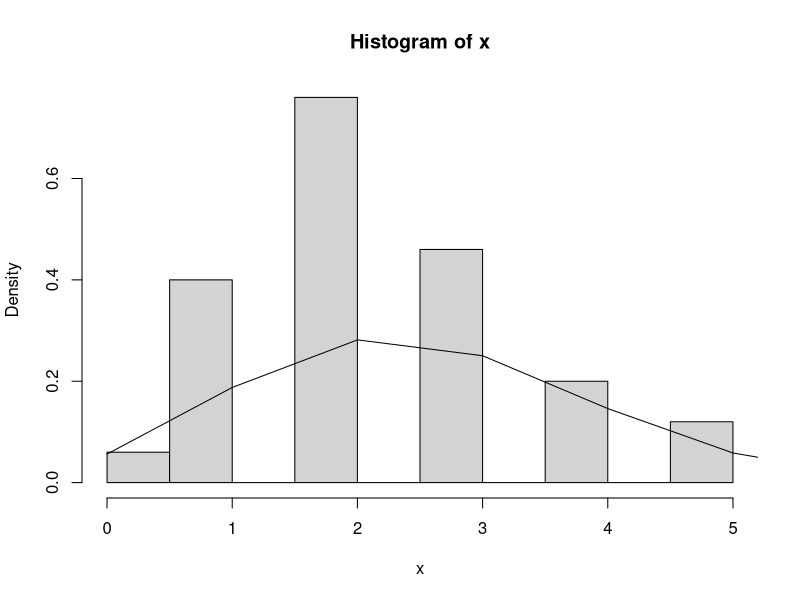
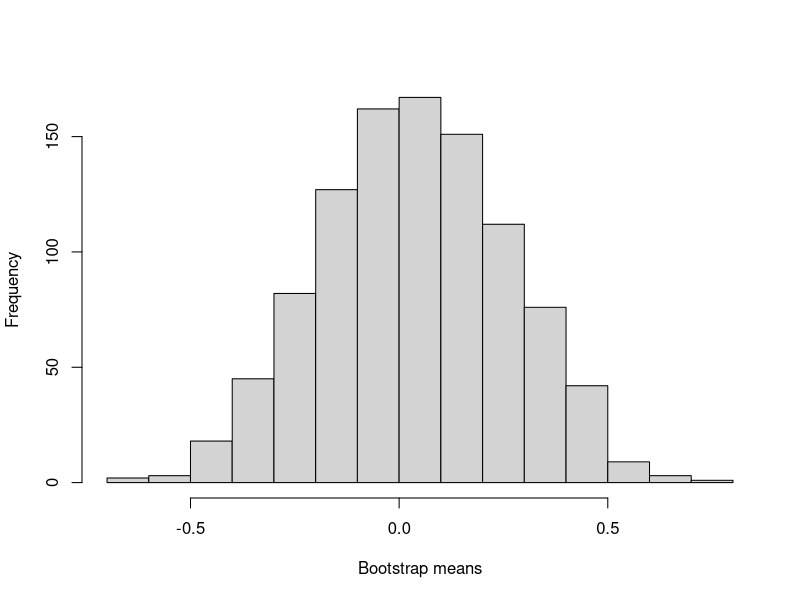
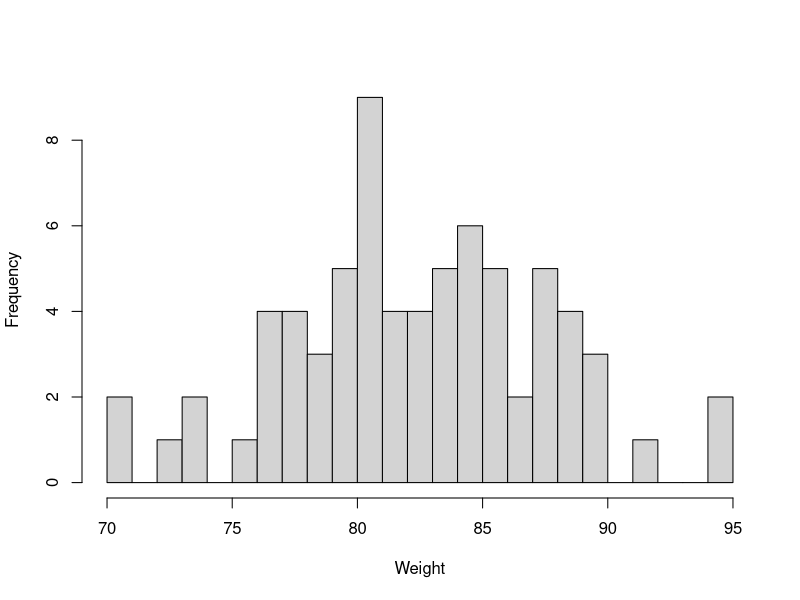
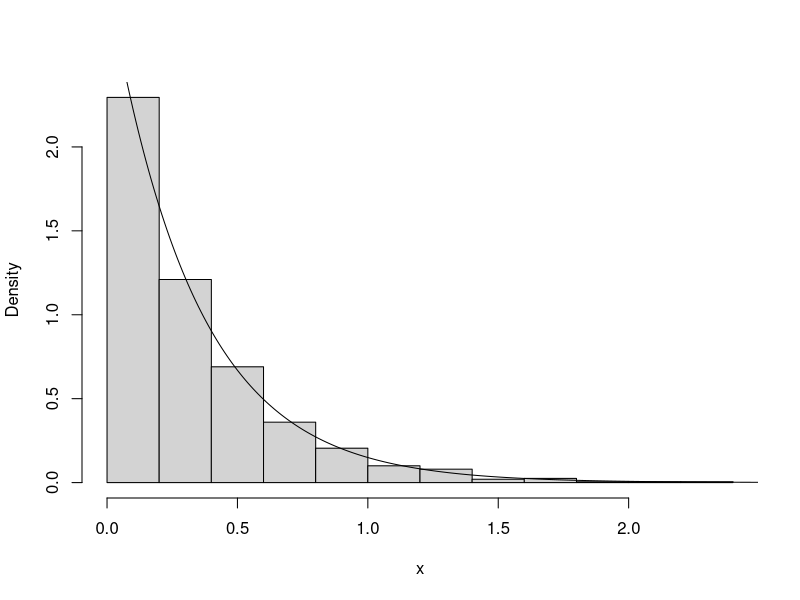

Generate these figures, in order, with R:
## ---- chunk 1
runif(2)
old.seed <- .Random.seed # Store the seed
set.seed(20090425)
runif(2)
set.seed(20090425)  # Reset it
runif(2)
.Random.seed <- old.seed  # Restore old seed
## ---- chunk 2
RNGkind()
RNGkind('Wich')
RNGkind()
## ---- chunk 3
binom_cdf <- function(x, n, p) {
    Fx <- 0
    for (i in 0:x) {
        Fx <- Fx + choose(n, i) * p^i * (1-p)^(n-i)
    }
    return(Fx)
}

# same thing, different way
binom_pmf <- function(x, n, p) choose(n, x) * p^x * (1-p)^(n-x)
binom_cdf <- function(x, n, p) sum(sapply(seq(0,x), binom_pmf, n, p))
## ---- chunk 4
gen_variate <- function(F, ...) {
    x <- 0
    u <- runif(1)
    while (F(x, ...) < u) x <- x + 1
    return(x)
}
## ---- chunk 5
x <- numeric(100)
for (i in 1:100) x[i] <- gen_variate(binom_cdf, 10, 0.25)
# use replicate function
x <- replicate(100, gen_variate(binom_cdf, 10, 0.25))
hist(x, prob=T)
lines(0:10, dbinom(0:10,10,0.25))
## ---- chunk 6
rnorm(n=5, mean=3, sd=4)
rbinom(n=5, 10, 0.3)
## ---- chunk 7
getpower = function(delta, delta.sd, siglevel, n, nsim) {
  pvals = numeric(nsim)
  set.seed(1)
  for(i in seq_along(pvals)) {
    x = rnorm(n, mean=delta, sd=delta.sd)
    pvals[i] = t.test(x, alternative="two.sided", mu=0)$p.value 
  }
  mean(pvals < siglevel)
}
getpower(delta=0.5, delta.sd=2, siglevel=0.05, n=25, nsim=1000)
getpower(delta=0.5, delta.sd=2, siglevel=0.05, n=25, nsim=10000)
# note there is a function to do this
power.t.test(n=25, delta=0.5, sd=2, sig.level=0.05, type='one.sample')$power
## ---- chunk 8
power.t.test(power=0.9, delta=0.5, sd=2, sig.level=0.05, type='one.sample')$n
## ---- chunk 9
sample(c(-1,14,3,6,-3))
sample(5)
sample(5, replace=T)
## ---- chunk 10
(x <- rnorm(10))
sample(x, 10, replace=TRUE)
## ---- chunk 11
x <- rnorm(10)
s <- numeric(1000)
for(i in seq_along(s)) s[i] <- mean(sample(x, 10, replace=TRUE))
hist(s, xlab="Bootstrap means", main="")
## ---- chunk 12
library(boot)
x <- rnorm(10)
med <- function(x,i) median(x[i])
(bmed <- boot(x, med, R=999))
boot.ci(bmed)
## ---- chunk 13
data(anorexia, package="MASS")
hist(anorexia[,'Prewt'], breaks=ceiling(diff(range(anorexia[,'Prewt']))), main='', xlab='Weight')
## ---- chunk 14
weight <- anorexia[,'Prewt']
bmeans <- replicate(999, mean(sample(weight, replace=TRUE)))
quantile(bmeans, c(0.025, 0.975))
## ---- chunk 15
mean(weight, na.rm=T) + c(-1.96, 1.96)*sd(weight, na.rm=TRUE)/sqrt(length(weight))
weight_boot <- boot(weight, function(x,i) mean(x[i]), R=999)
quantile(weight_boot$t, c(0.025, 0.975))
## ---- chunk 16
true_mu <- 0
x <- rnorm(100, true_mu)
R <- 999

lower <- numeric(R)
upper <- numeric(R)

for (i in 1:R) {

    s <- x[sample(length(x), replace=TRUE)]
    xbar <- mean(s)
    s <- sd(s)

    lower[i] = xbar + qnorm(0.025) * (s / sqrt(length(x)))
    upper[i] = xbar + qnorm(0.975) * (s / sqrt(length(x)))
}

mean(lower < true_mu & upper > true_mu)
## ---- chunk 17
x <- 5492364201
## ---- chunk 18
(y <- as.character(x**2))
## ---- chunk 19
options(scipen=10)
as.numeric(substring(y,6,15))
## ---- chunk 20
m <- 10; A <- 103; B <- 17; x <- 2
(x <- (A*x + B) %% m)
(x <- (A*x + B) %% m)
(x <- (A*x + B) %% m)
## ---- chunk 21
m <- 2^32; A <- 1644525; B <- 1013904223
x <- (A*x + B) %% m; x/m
x <- (A*x + B) %% m; x/m
x <- (A*x + B) %% m; x/m
## ---- chunk 22
geom_sample <- function(p) {
    x <- 0
    success <- FALSE
    while (!success) {
        u <- runif(1)
        if (u < p) {
            success <- TRUE
        } else {
            x <- x + 1
        }
    }
    return(x)
}
## ---- chunk 23
f <- function(x,lam) -1/lam * log(1-x)
hist(f(runif(1000), 3), prob=T, xlab="x", main="")
lines((1:300)/100, dexp((1:300)/100, 3))
## ---- chunk 24
triangular <- function(x){
    if ((0<x) && (x<1)) {
        return(x)
    } else if ((1<x) && (x<2)) {
        return(2-x)
    } else {
        return(0)
    }
}
## ---- chunk 25
rejectionK <- function(fx, a, b, K) {
    while (TRUE) {
        x <- runif(1, a, b)
        y <- runif(1, 0, K)
        if (y < fx(x)) return(x)
    }
}
